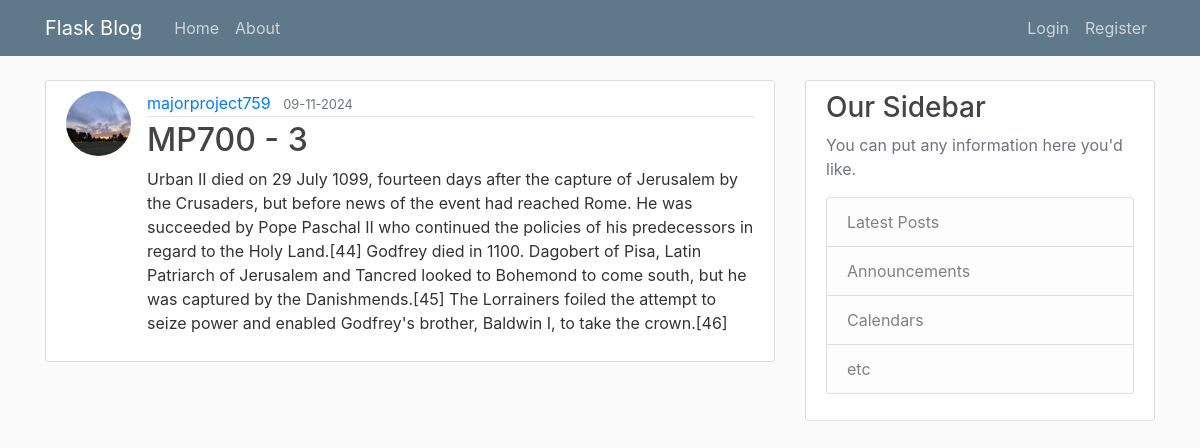
/post/11, run on the app's committed database.
### flask_corey/models.py (models this page shows, shortened)
class User(db.Model, UserMixin):
    id = db.Column(db.Integer, primary_key=True)
    username = db.Column(db.String(20), unique=True, nullable=False)
    email = db.Column(db.String(120), unique=True, nullable=False)
    image_file = db.Column(db.String(20), nullable=False, default='default.jpg')
    password = db.Column(db.String(60), nullable=False)
    posts = db.relationship('Post', backref='author', lazy=True)

class Post(db.Model):
    id = db.Column(db.Integer, primary_key=True)
    title = db.Column(db.String(100), nullable=False)
    date_posted = db.Column(db.DateTime, nullable=False, default=datetime.utcnow)
    content = db.Column(db.Text, nullable=False)
    user_id = db.Column(db.Integer, db.ForeignKey('user.id'), nullable=False)

### flask_corey/posts/routes.py (the view)
@posts.route("/post/<int:post_id>")
def post(post_id):
    post = Post.query.get_or_404(post_id)
    return render_template('post.html', title=post.title, post=post)

### flask_corey/templates/post.html (shortened to what this page needs)
{% extends "layout.html" %}
{% block content %}
    <article class="media content-section">
        <img src="{{ url_for('static', filename='profile_pics/' + post.author.image_file) }}" class="rounded-circle article-img">
        <div class="media-body">
        <div class="article-metadata">
            <a class="mr-2" href="{{ url_for('users.user_posts', username=post.author.username) }}">{{ post.author.username }}</a>
            <small class="text-muted">{{ post.date_posted.strftime('%m-%d-%Y') }}</small>
        </div>
        <h2 class="article-title">{{ post.title }}</h2>
        <p class="article-content">{{ post.content }}</p>
        </div>
    </article>
{% endblock content %}

### flask_corey/static/main.css (style rules this page uses)
body { background: #fafafa; color: #333333; margin-top: 5rem; }
h1, h2, h3, h4, h5, h6 { color: #444444; }
.content-section { background: #ffffff; padding: 10px 20px; border: 1px solid #dddddd; border-radius: 3px; margin-bottom: 20px; }
.article-title { color: #444444; }
.article-content { white-space: pre-line; }
.article-img { height: 65px; width: 65px; margin-right: 16px; }
.article-metadata { padding-bottom: 1px; margin-bottom: 4px; border-bottom: 1px solid #e3e3e3 }

### data on the page
User: image_file (picture), author.username "majorproject759"
Post: date_posted "09-11-2024", title "MP700 - 3", content "Urban II died on 29 July 1099, fourteen days after the capture of Jerusalem by the Crusaders, but before news of the event had reached Rome. He was succeeded by Pope Paschal II who continued the policies of his predecessors in regard to the Holy Land.[44] Godfrey died in 1100. Dagobert of Pisa, Latin Patriarch of Jerusalem and Tancred looked to Bohemond to come south, but he was captured by the Danishmends.[45] The Lorrainers foiled the attempt to seize power and enabled Godfrey's brother, Baldwin I, to take the crown.[46]"
